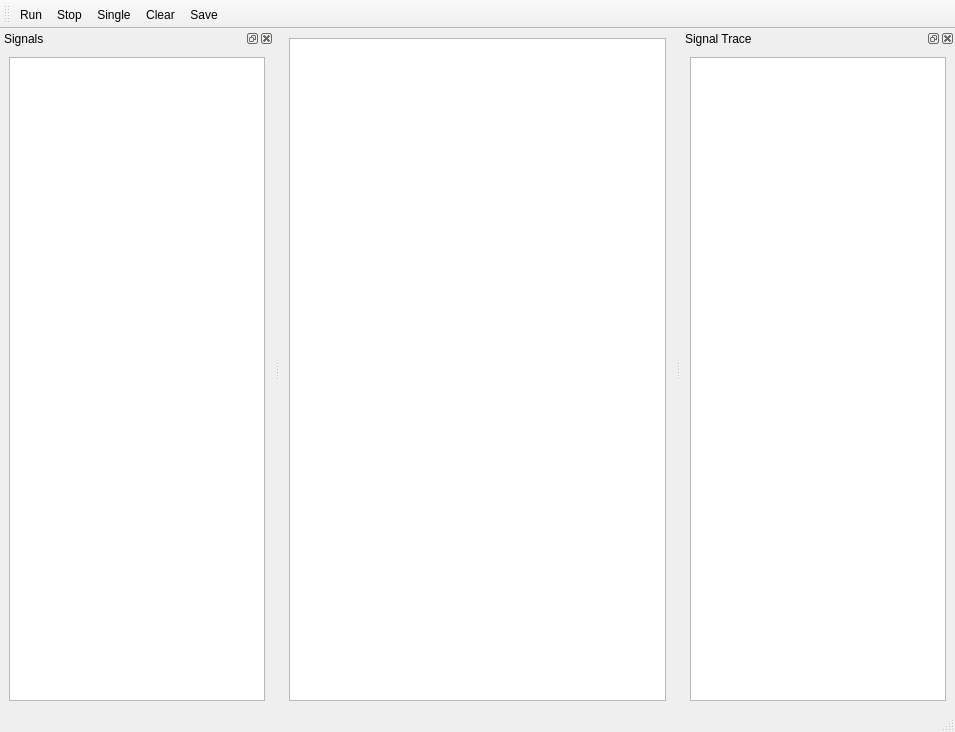
<?xml version="1.0" encoding="UTF-8"?>
<ui version="4.0">
 <class>LogicAnalyzer</class>
 <widget class="QMainWindow" name="LogicAnalyzer">
  <property name="geometry">
   <rect>
    <x>0</x>
    <y>0</y>
    <width>955</width>
    <height>732</height>
   </rect>
  </property>
  <property name="windowTitle">
   <string>Logic Analyzer</string>
  </property>
  <property name="windowIcon">
   <iconset resource="Experiment.qrc">
    <normaloff>:/petersIcons/icons/ChipScope.png</normaloff>:/petersIcons/icons/ChipScope.png</iconset>
  </property>
  <widget class="QWidget" name="centralwidget">
   <layout class="QGridLayout" name="gridLayout">
    <item row="0" column="0">
     <widget class="CoordinatePlotWidget" name="graphicsLayout"/>
    </item>
   </layout>
  </widget>
  <widget class="QToolBar" name="toolBar">
   <property name="windowTitle">
    <string>toolBar</string>
   </property>
   <attribute name="toolBarArea">
    <enum>TopToolBarArea</enum>
   </attribute>
   <attribute name="toolBarBreak">
    <bool>false</bool>
   </attribute>
   <addaction name="actionRun"/>
   <addaction name="actionStop"/>
   <addaction name="actionSingle"/>
   <addaction name="actionClear"/>
   <addaction name="actionSave"/>
  </widget>
  <widget class="QStatusBar" name="statusBar"/>
  <widget class="QDockWidget" name="dockWidget">
   <property name="windowTitle">
    <string>Signal Trace</string>
   </property>
   <attribute name="dockWidgetArea">
    <number>2</number>
   </attribute>
   <widget class="QWidget" name="dockWidgetContents">
    <layout class="QVBoxLayout" name="verticalLayout">
     <item>
      <widget class="TableViewRotatedHorizontalHeader" name="traceTableView"/>
     </item>
    </layout>
   </widget>
  </widget>
  <widget class="QDockWidget" name="dockWidget_3">
   <property name="minimumSize">
    <size>
     <width>40</width>
     <height>111</height>
    </size>
   </property>
   <property name="windowTitle">
    <string>Signals</string>
   </property>
   <attribute name="dockWidgetArea">
    <number>1</number>
   </attribute>
   <widget class="QWidget" name="dockWidgetContents_3">
    <layout class="QVBoxLayout" name="verticalLayout_2">
     <item>
      <widget class="QTableView" name="signalTableView"/>
     </item>
    </layout>
   </widget>
  </widget>
  <action name="actionExpand">
   <property name="text">
    <string>Expand</string>
   </property>
  </action>
  <action name="actionRun">
   <property name="icon">
    <iconset resource="Experiment.qrc">
     <normaloff>:/openicon/icons/media-playback-start-7.png</normaloff>:/openicon/icons/media-playback-start-7.png</iconset>
   </property>
   <property name="text">
    <string>Run</string>
   </property>
  </action>
  <action name="actionStop">
   <property name="icon">
    <iconset resource="Experiment.qrc">
     <normaloff>:/openicon/icons/media-playback-stop-7.png</normaloff>:/openicon/icons/media-playback-stop-7.png</iconset>
   </property>
   <property name="text">
    <string>Stop</string>
   </property>
  </action>
  <action name="actionSingle">
   <property name="text">
    <string>Single</string>
   </property>
  </action>
  <action name="actionClear">
   <property name="icon">
    <iconset resource="Experiment.qrc">
     <normaloff>:/kde/icons/edit-clear.png</normaloff>:/kde/icons/edit-clear.png</iconset>
   </property>
   <property name="text">
    <string>Clear</string>
   </property>
  </action>
  <action name="actionSave">
   <property name="icon">
    <iconset resource="Experiment.qrc">
     <normaloff>:/kde/icons/filesave.png</normaloff>:/kde/icons/filesave.png</iconset>
   </property>
   <property name="text">
    <string>Save</string>
   </property>
   <property name="shortcut">
    <string>Ctrl+S</string>
   </property>
  </action>
 </widget>
 <customwidgets>
  <customwidget>
   <class>CoordinatePlotWidget</class>
   <extends>QGraphicsView</extends>
   <header>uiModules.CoordinatePlotWidget</header>
  </customwidget>
  <customwidget>
   <class>TableViewRotatedHorizontalHeader</class>
   <extends>QTableView</extends>
   <header>uiModules.TableViewRotatedHorizontalHeader</header>
  </customwidget>
 </customwidgets>
 <resources>
  <include location="Experiment.qrc"/>
 </resources>
 <connections/>
</ui>
